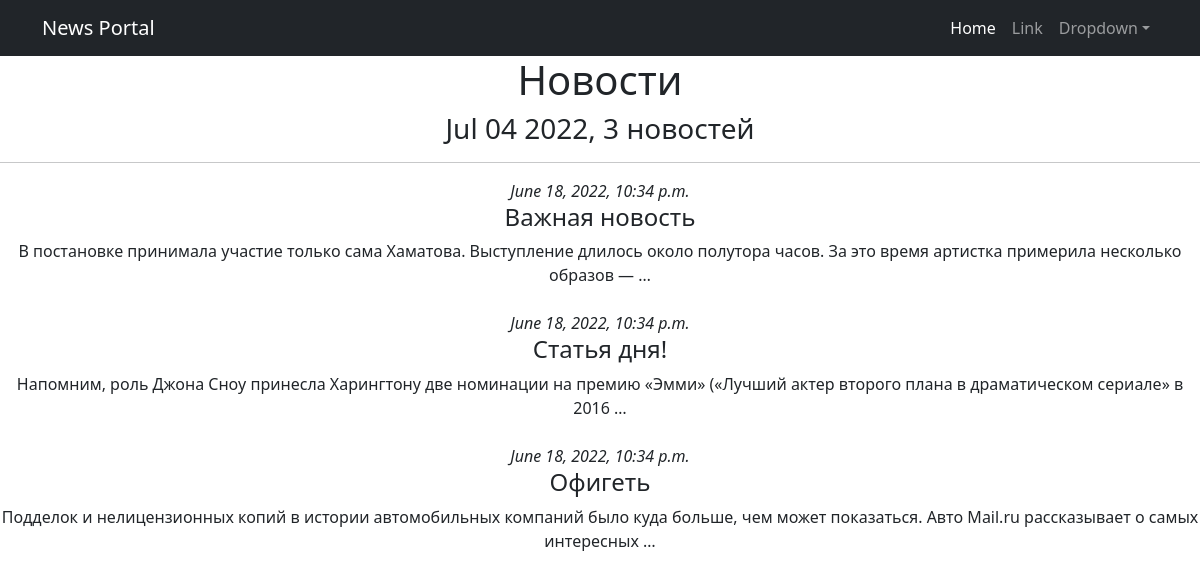
The app's page /posts/, older data.
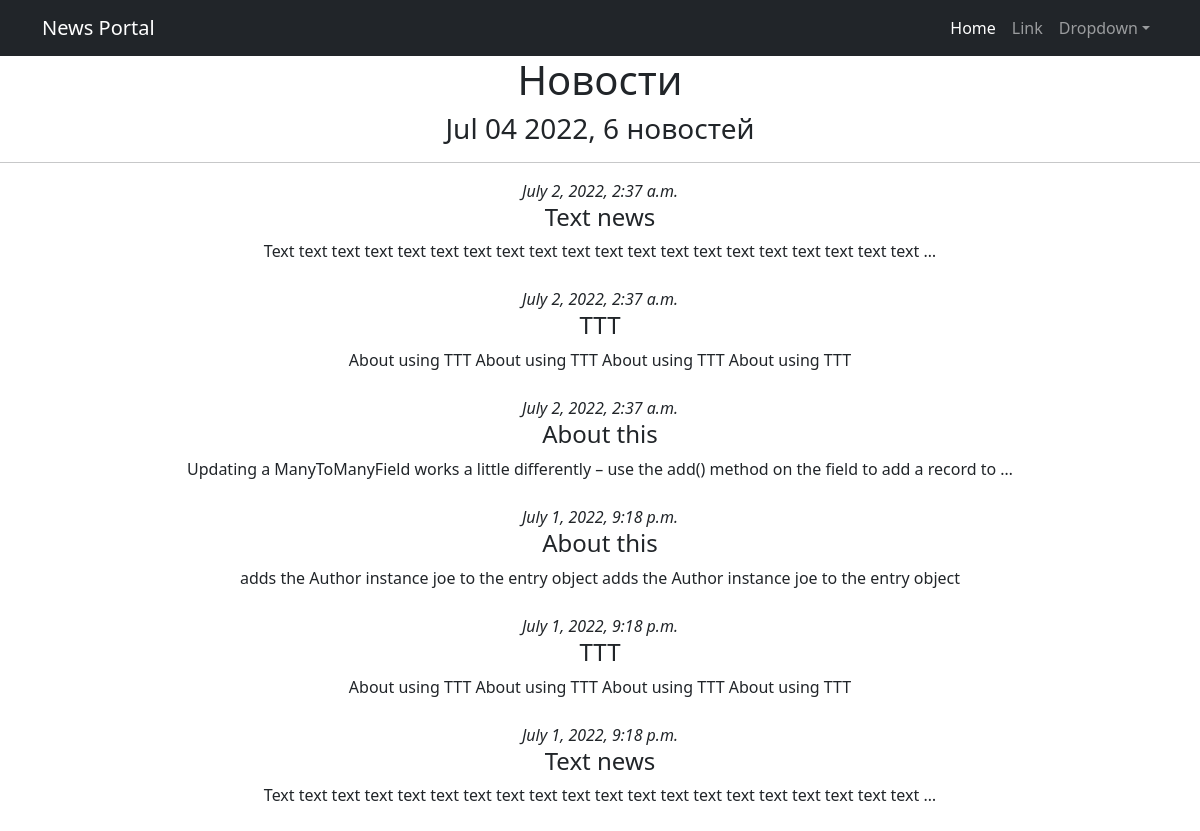
The same page, newer data.
### news/models.py (models this page shows, shortened)
class Post(models.Model):
    article = 'AR'
    news = 'NW'
    POSTKINDS = [
        (article, 'Статья'),
        (news, 'Новость')
    ]
    author = models.ForeignKey('Author', on_delete=models.CASCADE, related_name='posts')
    category = models.ManyToManyField('Category', through='PostCategory')
    post_kind = models.CharField(max_length=2,
                                 choices=POSTKINDS,
                                 default=article)
    time_create = models.DateTimeField(auto_now=True)
    title = models.CharField(max_length=255)
    text = models.TextField()
    rating = models.IntegerField(default=0)

### news/views.py (the view)
# urls.py: path('', PostsList.as_view()),
class PostsList(ListView):
    model = Post
    ordering = '-time_create'
    template_name = 'posts.html'
    context_object_name = 'posts'
    def get_context_data(self, **kwargs):
        context = super().get_context_data(**kwargs)
        context['time_now'] = datetime.utcnow()
        return context

### news/templatetags/custom_filters.py (called while the page is built)
@register.filter()
def censor(text):
    if not type(text) == str:
        raise ValueError('Filter censor gets strings only.')
    censed_text = ''
    words = re.findall(r'[0-9]+|[A-z]+|[А-я,ё]+|\S| |', text)
    for word in words:
        if word in CENS_WORDS:
            word = word[0] + '*' * (len(word) - 1)
        censed_text += word
    return censed_text

### templates/posts.html (shortened to what this page needs)
{% extends 'flatpages/default.html' %}
{% load custom_filters %}
{% block content %}
   <h1>Новости</h1>
   <h3>{{ time_now|date:'M d Y' }}, {{ posts|length }} новостей</h3>
   <hr>
   {% for post in posts %}
        <i>{{ post.time_create }}</i>
        <h4>{{ post.title|censor }}</h4>
        {{ post.text|truncatewords:20|censor }}
   {% endfor %}
{% endblock content %}

### templates/flatpages/default.html (shortened to what this page needs)
<!DOCTYPE html>
<html lang="en">
    <head>
        {% load static %}
        <link href="{% static 'css/styles.css' %}" rel="stylesheet" />
    </head>
    <body>
        <nav class="navbar navbar-expand-lg navbar-dark bg-dark">
            <div class="container">
                <a class="navbar-brand" href="#">News Portal</a>
                <div class="collapse navbar-collapse" id="navbarSupportedContent">
                    <ul class="navbar-nav ms-auto mb-2 mb-lg-0">
                        <li class="nav-item"><a class="nav-link active" aria-current="page" href="#">Home</a></li>
                        <li class="nav-item"><a class="nav-link" href="#">Link</a></li>
                        <li class="nav-item dropdown">
                            <a class="nav-link dropdown-toggle" id="navbarDropdown" href="#" role="button" data-bs-toggle="dropdown" aria-expanded="false">Dropdown</a>
                        </li>
                    </ul>
                </div>
            </div>
        </nav>
    <center>{% block content %}
    {% endblock content %}</center>
    </body>
</html>

Row changes from the older to the newer data that the page shows:
removed Post: time_create "June 18, 2022, 10:34 p.m.", title|censor "Важная новость", text|censor "В постановке принимала участие только сама Хаматова. Выступление длилось около полутора часов. За это время артистка примерила несколько образов — …"
removed Post: time_create "June 18, 2022, 10:34 p.m.", title|censor "Статья дня!", text|censor "Напомним, роль Джона Сноу принесла Харингтону две номинации на премию «Эмми» («Лучший актер второго плана в драматическом сериале» в 2016 …"
removed Post: time_create "June 18, 2022, 10:34 p.m.", title|censor "Офигеть", text|censor "Подделок и нелицензионных копий в истории автомобильных компаний было куда больше, чем может показаться. Авто Mail.ru рассказывает о самых интересных …"
added Post: time_create "July 2, 2022, 2:37 a.m.", title|censor "Text news", text|censor "Text text text text text text text text text text text text text text text text text text text text …"
added Post: time_create "July 2, 2022, 2:37 a.m.", title|censor "TTT", text|censor "About using TTT About using TTT About using TTT About using TTT"
added Post: time_create "July 2, 2022, 2:37 a.m.", title|censor "About this", text|censor "Updating a ManyToManyField works a little differently – use the add() method on the field to add a record to …"
added Post: time_create "July 1, 2022, 9:18 p.m.", title|censor "About this", text|censor "adds the Author instance joe to the entry object adds the Author instance joe to the entry object"
added Post: time_create "July 1, 2022, 9:18 p.m.", title|censor "TTT", text|censor "About using TTT About using TTT About using TTT About using TTT"
added Post: time_create "July 1, 2022, 9:18 p.m.", title|censor "Text news", text|censor "Text text text text text text text text text text text text text text text text text text text text …"
Text that changed along with them:
{{ posts|length }}: "3" → "6"
